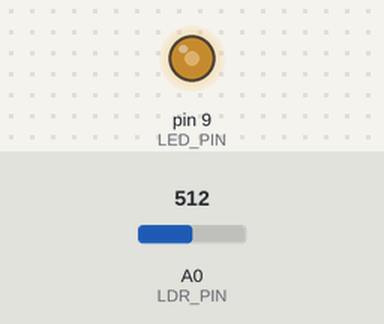
This sketch was run on a simulated Arduino Uno, built with avr-gcc and run on an emulated ATmega328P. Shown: output pins drawn as LEDs (lit = HIGH). The inputs (shaded band) are chosen by the test bench; at power-on: A0 (LDR_PIN) = 512.

Above: at 1.2 s.
1.3 s: A0 (LDR_PIN) set to 418
2.8 s: A0 (LDR_PIN) set to 391
At 3.9 s:
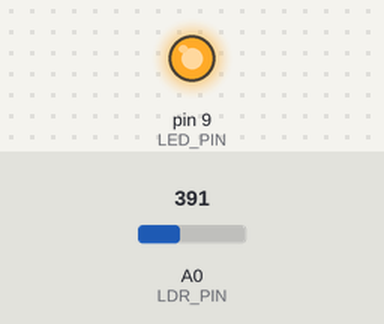
4.3 s: A0 (LDR_PIN) set to 810
At 5.1 s:
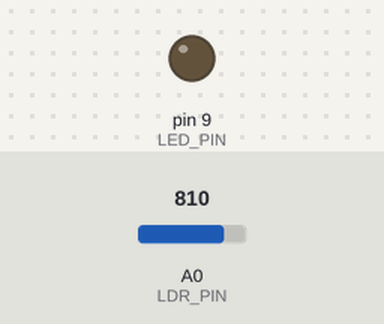
5.8 s: A0 (LDR_PIN) set to 791
At 6.2 s:
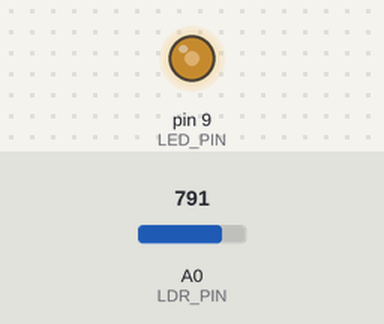
7.3 s: A0 (LDR_PIN) set to 900
At 8.6 s:
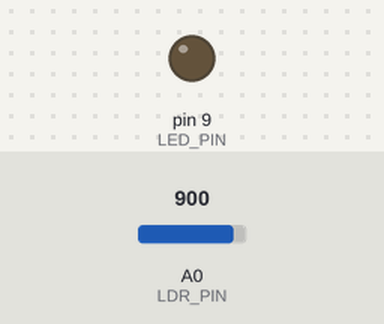
Timing chart, 0 to 9.8 s (numbered marks = the images above; inputs shaded):
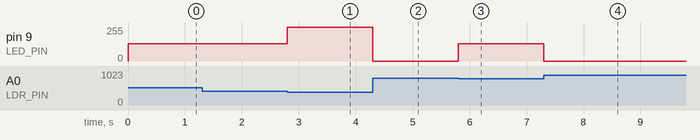

The sketch:

sketch_jan24a.ino
```cpp
#define LDR_PIN A0   // LDR sensor connected to analog pin A0
#define LED_PIN 9    // LED connected to PWM pin 9

int ldrValue;        // Variable to store LDR reading
int brightness;      // Variable for LED brightness

void setup() {
    pinMode(LED_PIN, OUTPUT);
    // No need to write pinMode(LDR_PIN, INPUT) as analog input pins are default to INPUT mode when you call analogRead()
}

void loop() {
    ldrValue = analogRead(LDR_PIN);  // Read LDR sensor value (0-1023)


    if (ldrValue > 800) {  // Bright sunlight
        brightness = 0;    // Turn LED off (daytime)
    } else if (ldrValue > 400) {  // Evening
        brightness = 128;  // Medium brightness
    } else {               // Night
        brightness = 255;  // Full brightness
    }
   // brightness = map(ldrValue, 0, 1023, 255, 0);
    analogWrite(LED_PIN, brightness);  // Control LED brightness
}
```

Measured:
- the behaviour switches between 401 and 400 on A0 (LDR_PIN) (found by bisection; images 0 and 1)
- the behaviour switches between 801 and 800 on A0 (LDR_PIN) (found by bisection; images 2 and 3)
- after the input at 1.3 s, every drawn part: stays the same
- after the input at 2.8 s, pin 9 (LED_PIN): 128/255 → 255/255 at once
- after the input at 4.3 s, pin 9 (LED_PIN): 255/255 → 0/255 at once
- after the input at 5.8 s, pin 9 (LED_PIN): 0/255 → 128/255 at once
- after the input at 7.3 s, pin 9 (LED_PIN): 128/255 → 0/255 at once
